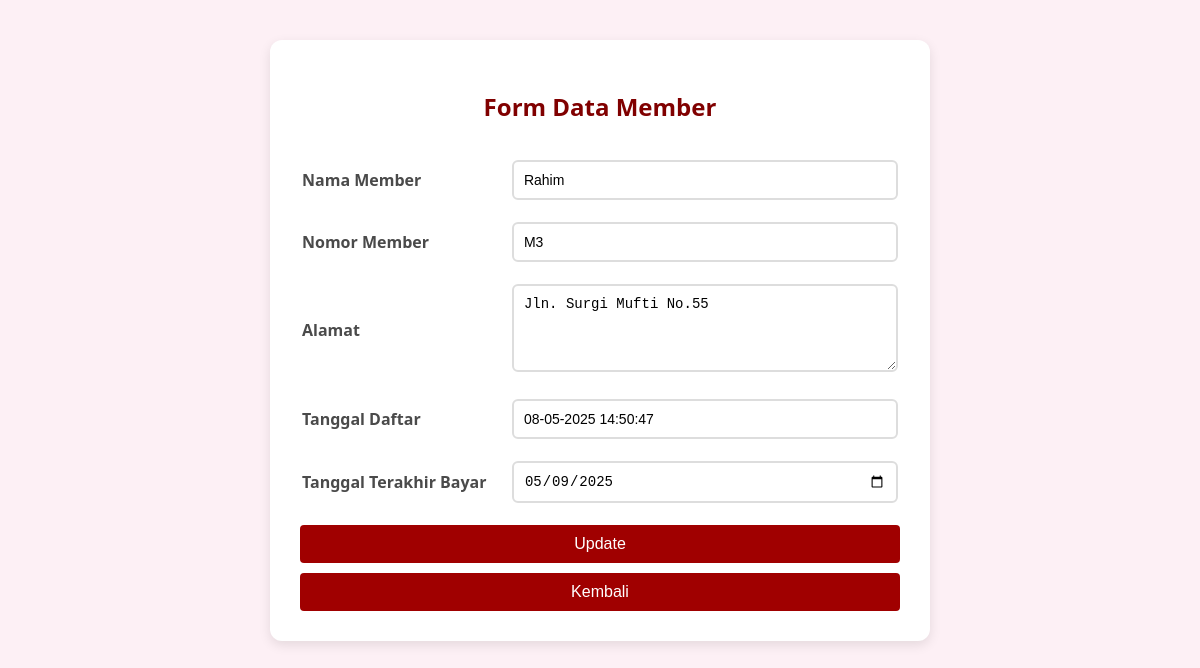
The app's page /FormMember.php?id_member=3 with its own data.
### tables this page shows
CREATE TABLE `member` (
  `id_member` int(11) NOT NULL,
  `nama_member` varchar(250) NOT NULL,
  `nomor_member` varchar(15) DEFAULT NULL,
  `alamat` text DEFAULT NULL,
  `tgl_mendaftar` datetime DEFAULT current_timestamp(),
  `tgl_terakhir_bayar` date DEFAULT NULL
);

### Koneksi.php (called while the page is built)
<?php
function Koneksi()
{
    try {
        $pdo_conn = new PDO(
            'mysql:host=localhost;dbname=prak501',
            'root',
            '',
            array(PDO::ATTR_ERRMODE, PDO::ERRMODE_EXCEPTION, PDO::ATTR_PERSISTENT => true)
        );
    } catch (PDOException $e) {
        print "Koneksi atau query sedang bermasalah: " . $e->getMessage() . "<br/>";
        die();
    }
    return $pdo_conn;
}

### Model.php (called while the page is built, shortened)
<?php
require('./Koneksi.php');
function GetMember($id_member)
{
    $stmt = Koneksi()->prepare("SELECT * FROM member WHERE id_member = :id_member");
    $stmt->execute([':id_member' => $id_member]);
    return $stmt->fetch(PDO::FETCH_ASSOC);
}

### FormMember.php (the view, shortened to what this page needs)
<?php
require('./Model.php');
$result = null;
$editMode = isset($_GET['id_member']);
if ($editMode) {
    $result = GetMember($_GET['id_member']);
}
?>
<!DOCTYPE html>
<html lang="id">
<head>
</head>
<body>
    <form action="" method="post">
        <h2>Form Data Member</h2>
        <table>
            <tr>
                <td>Nama Member</td>
                <td>
                    <input type="text" name="nama_member" required value="<?= $editMode ? htmlspecialchars($result['nama_member']) : '' ?>">
                </td>
            </tr>
            <tr>
                <td>Nomor Member</td>
                <td>
                    <input type="text" name="nomor_member" required value="<?= $editMode ? htmlspecialchars($result['nomor_member']) : '' ?>">
                </td>
            </tr>
            <tr>
                <td>Alamat</td>
                <td>
                    <textarea name="alamat" rows="4" required><?= $editMode ? htmlspecialchars($result['alamat']) : '' ?></textarea>
                </td>
            </tr>
            <?php if ($editMode): ?>
                <tr>
                    <td>Tanggal Daftar</td>
                    <td>
                        <input type="text" value="<?= date('d-m-Y H:i:s', strtotime($result['tgl_mendaftar'])) ?>" readonly>
                    </td>
                </tr>
            <?php endif; ?>
            <tr>
                <td>Tanggal Terakhir Bayar</td>
                <td>
                    <input type="date" name="tgl_terakhir_bayar" required value="<?= $editMode ? $result['tgl_terakhir_bayar'] : date('Y-m-d') ?>">
                </td>
            </tr>
        </table>
        <button class="btn-action" type="submit" name="<?= $editMode ? 'update' : 'submit' ?>">
            <?= $editMode ? 'Update' : 'Tambah' ?>
        </button>
        <button class="btn-action" type="button" onclick="window.location.href='Member.php';">Kembali</button>
    </form>
</body>
</html>

### FormMember.php (style rules this page uses)
body { font-family: 'Segoe UI', Tahoma, Geneva, Verdana, sans-serif; background-color: #fdf0f5; margin: 0; padding: 40px; display: flex; justify-content: center; align-items: flex-start; }
form { width: 600px; background-color: #fff; border-radius: 12px; box-shadow: 0 4px 12px rgba(0, 0, 0, 0.1); padding: 30px; }
h2 { text-align: center; color: #800000; margin-bottom: 25px; }
table { width: 100%; }
td { padding: 10px 0; }
td:first-child { width: 35%; font-weight: bold; color: #4a4a4a; }
input[type="text"], input[type="date"], input[type="datetime-local"], textarea { width: 100%; padding: 10px; border: 2px solid #ddd; border-radius: 6px; font-size: 14px; box-sizing: border-box; }
textarea { resize: vertical; }
.btn-action { width: 100%; padding: 10px; background-color: #a00000; color: white; border: none; border-radius: 4px; cursor: pointer; font-size: 16px; margin-top: 10px; }

### records on screen
member: nama_member "Rahim", nomor_member "M3", alamat "Jln. Surgi Mufti No.55", tgl_mendaftar "08-05-2025 14:50:47", tgl_terakhir_bayar "05/09/2025"
